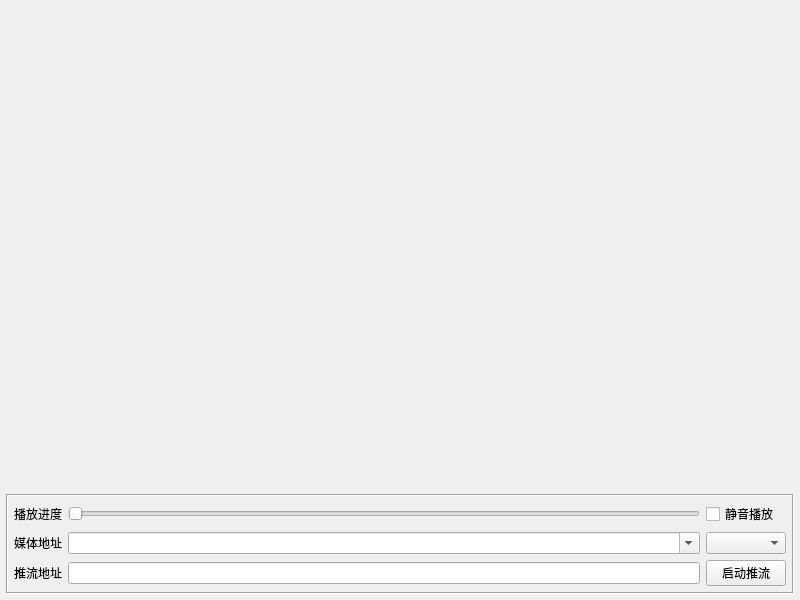
<?xml version="1.0" encoding="UTF-8"?>
<ui version="4.0">
 <class>frmSpeedPush</class>
 <widget class="QWidget" name="frmSpeedPush">
  <property name="geometry">
   <rect>
    <x>0</x>
    <y>0</y>
    <width>800</width>
    <height>600</height>
   </rect>
  </property>
  <property name="windowTitle">
   <string>Form</string>
  </property>
  <layout class="QVBoxLayout" name="verticalLayout">
   <property name="spacing">
    <number>6</number>
   </property>
   <property name="leftMargin">
    <number>6</number>
   </property>
   <property name="topMargin">
    <number>6</number>
   </property>
   <property name="rightMargin">
    <number>6</number>
   </property>
   <property name="bottomMargin">
    <number>6</number>
   </property>
   <item>
    <widget class="VideoWidget" name="videoWidget" native="true">
     <property name="sizePolicy">
      <sizepolicy hsizetype="Preferred" vsizetype="Expanding">
       <horstretch>0</horstretch>
       <verstretch>0</verstretch>
      </sizepolicy>
     </property>
    </widget>
   </item>
   <item>
    <widget class="QFrame" name="frame">
     <property name="frameShape">
      <enum>QFrame::Box</enum>
     </property>
     <property name="frameShadow">
      <enum>QFrame::Sunken</enum>
     </property>
     <layout class="QGridLayout" name="gridLayout">
      <property name="leftMargin">
       <number>6</number>
      </property>
      <property name="topMargin">
       <number>6</number>
      </property>
      <property name="rightMargin">
       <number>6</number>
      </property>
      <property name="bottomMargin">
       <number>6</number>
      </property>
      <property name="spacing">
       <number>6</number>
      </property>
      <item row="0" column="0">
       <widget class="QLabel" name="labPosition">
        <property name="text">
         <string>播放进度</string>
        </property>
       </widget>
      </item>
      <item row="0" column="1">
       <widget class="Slider" name="sliderPosition">
        <property name="maximum">
         <number>0</number>
        </property>
        <property name="orientation">
         <enum>Qt::Horizontal</enum>
        </property>
       </widget>
      </item>
      <item row="0" column="2">
       <widget class="QCheckBox" name="ckMuted">
        <property name="text">
         <string>静音播放</string>
        </property>
       </widget>
      </item>
      <item row="1" column="0">
       <widget class="QLabel" name="labMediaUrl">
        <property name="text">
         <string>媒体地址</string>
        </property>
       </widget>
      </item>
      <item row="1" column="1">
       <widget class="QComboBox" name="cboxMediaUrl">
        <property name="editable">
         <bool>true</bool>
        </property>
       </widget>
      </item>
      <item row="1" column="2">
       <widget class="QComboBox" name="cboxSpeed"/>
      </item>
      <item row="2" column="0">
       <widget class="QLabel" name="labPushUrl">
        <property name="text">
         <string>推流地址</string>
        </property>
       </widget>
      </item>
      <item row="2" column="1">
       <widget class="QLineEdit" name="txtPushUrl"/>
      </item>
      <item row="2" column="2">
       <widget class="QPushButton" name="btnStart">
        <property name="text">
         <string>启动推流</string>
        </property>
       </widget>
      </item>
     </layout>
    </widget>
   </item>
  </layout>
 </widget>
 <customwidgets>
  <customwidget>
   <class>Slider</class>
   <extends>QSlider</extends>
   <header>slider.h</header>
  </customwidget>
  <customwidget>
   <class>VideoWidget</class>
   <extends>QWidget</extends>
   <header location="global">videowidgetx.h</header>
   <container>1</container>
  </customwidget>
 </customwidgets>
 <resources/>
 <connections/>
</ui>
